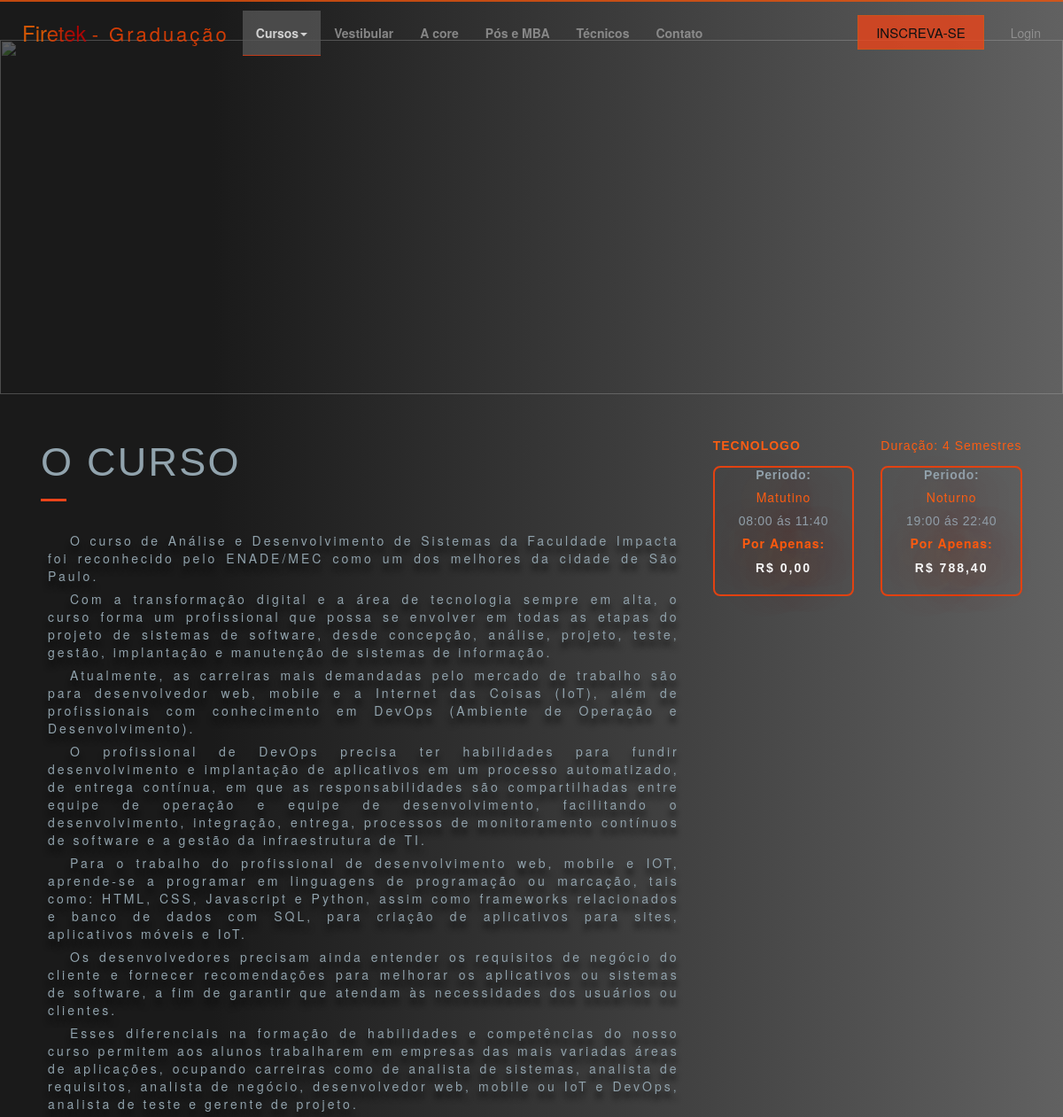
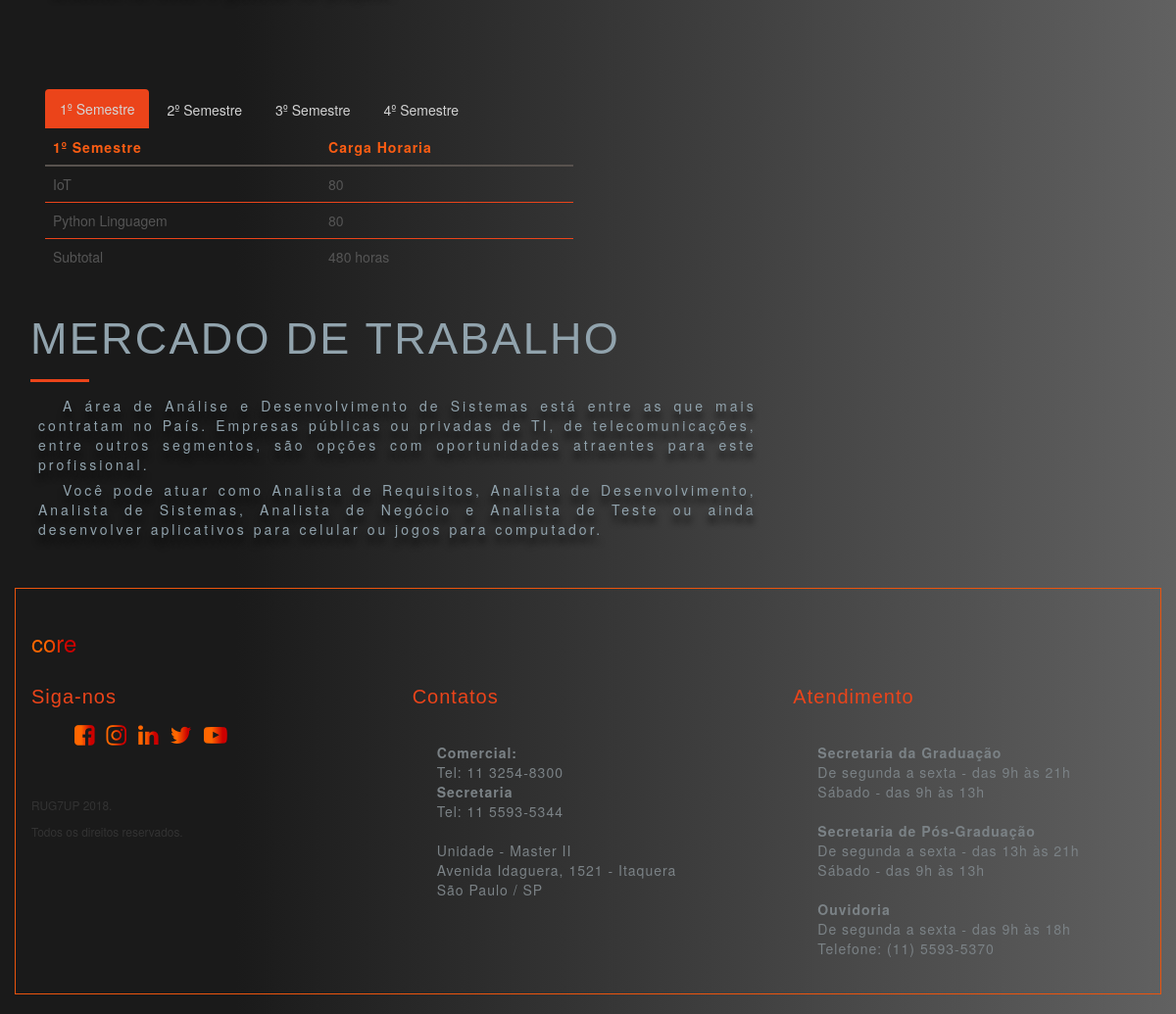
The app's page /curso/1/ with its own data (2 pictures, top to bottom).
### core/models/curso.py (models this page shows)
class Curso(models.Model):
    nome = models.CharField(max_length=255)
    descricao = models.TextField(max_length=2000, default=None)
    destaque = models.CharField(max_length=255, default=None)
    mercado_trabalho = models.TextField(max_length=1000)
    coordenador = models.ForeignKey(Coordenador, on_delete=models.CASCADE, default=None)
    imagem = StdImageField('Imagem', upload_to=get_file_path, variations={'thumbnail': {'width': 1500, 'height': 500, 'crop': True}})
    imagem2 = StdImageField('Imagem dois', upload_to=get_file_path, variations={'thumbnail': {'width': 480, 'height': 480, 'crop': True}})
    class Meta:
        verbose_name = 'Curso'
        verbose_name_plural = 'Cursos'
    def __str__(self):
        return self.nome

### core/models/disciplina_ofertada.py (models this page shows, shortened)
class DisciplinaOfertada(models.Model):
    turma = models.ForeignKey(Turma, on_delete=models.PROTECT)
    disciplina = models.ForeignKey(Disciplina, on_delete=models.PROTECT)
    professor = models.ForeignKey(Professor, on_delete=models.PROTECT)
    coordenador = models.ForeignKey(Coordenador, on_delete=models.PROTECT)
    curso = models.ForeignKey(Curso, on_delete=models.PROTECT)
    dt_inicio = models.DateField()
    dt_fim = models.DateField()
    ano = models.IntegerField()
    semestre = models.IntegerField()
    metodologia = models.TextField(max_length=255)
    recursos = models.TextField(max_length=255)
    criterio_avaliacao = models.TextField(max_length=1000)
    plano_aula = models.TextField(max_length=1000)
    class Meta:
        unique_together = ('curso', 'disciplina', 'turma', 'ano', 'semestre')
        verbose_name_plural = 'Disciplinas Ofertadas'

### core/models/disciplina.py (models this page shows, shortened)
class Disciplina(models.Model):
    ABERTO = 'AB'
    FECHADO = 'FC'
    escolha_status = [(ABERTO, 'Aberto'), (FECHADO, 'Fechado')]
    nome = models.CharField(max_length=255, unique=True)
    data = models.DateField()
    status = models.CharField(max_length=2, choices=escolha_status, default=ABERTO)
    plano_ensino = models.TextField(max_length=5000)
    carga_horaria = models.IntegerField()
    competencias = models.TextField(max_length=1000)
    habilidades = models.TextField(max_length=1000)
    ementa = models.TextField(max_length=5000)
    Conteudo_programatico = models.TextField(max_length=5000)
    bibliografia_basica = models.TextField(max_length=1000)
    bibliografia_complementar = models.TextField(max_length=1000)
    percentual_pratico = models.DecimalField(max_digits=13, decimal_places=2)
    percentual_teorico = models.DecimalField(max_digits=13, decimal_places=2)
    class Meta:
        verbose_name = 'Disciplina'
        verbose_name_plural = 'Disciplinas'

### core/views.py (the view)
# urls.py: path('curso/<int:pk>/', CursoDetailView.as_view(), name='curso'),
class CursoDetailView(DetailView):
    model = Curso
    context_object_name = 'curso_list'
    template_name = 'core/curso.html'
    def get_queryset(self):
        self.nome = get_object_or_404(Curso, pk=self.kwargs['pk'])
        return Curso.objects.filter(nome=self.nome)
    def get_context_data(self, **kwargs):
        context = super(CursoDetailView, self).get_context_data(**kwargs)
        context['cursos'] = Curso.objects.all()
        context['disciplinaofertadaS1'] = DisciplinaOfertada.objects.filter(curso=self.nome.id).filter(semestre=1)
        context['disciplinaofertadaS2'] = DisciplinaOfertada.objects.filter(curso=self.nome.id).filter(semestre=2)
        context['disciplinaofertadaS3'] = DisciplinaOfertada.objects.filter(curso=self.nome.id).filter(semestre=3)
        context['disciplinaofertadaS4'] = DisciplinaOfertada.objects.filter(curso=self.nome.id).filter(semestre=4)
        return context

### core/templates/core/curso.html (shortened to what this page needs)
{% load static%}
<!DOCTYPE html>
<html lang="pt-br">
<head>
    <link rel="stylesheet" href="{% static 'css/bootstrap.min.css'%}">
    <link rel="stylesheet" href="{% static 'css/estilo.css'%}">
    <link rel="stylesheet" href="{% static 'css/meu_estilo.css'%}">
    <link rel="stylesheet" href="{% static 'css/cursos.css'%}">
    <link rel="stylesheet" href="https://cdnjs.cloudflare.com/ajax/libs/font-awesome/4.7.0/css/font-awesome.min.css">
</head>
<body>
    <header class="jumbotron-new">
        <nav class="container-fluid navbar navbar-inverse navbar-fixed-top ">
            <div class="container-fluid">
                <a class=" navbar-brand" href="{% url 'core:index' %}"><span class="fire">Firetek</span> <span class="spc">- Graduação</span></a>
                    <div class="collapse navbar-collapse" id="myNavbar">
                        <ul class="nav navbar-nav">
                            <li class=" active dropdown">
                                <a class="dropdown-toggle" data-toggle="dropdown" href="#"><b>Cursos</b><span
                                        class="caret"></span></a>
                            </li>
                            <li><a href="#"><b>Vestibular</b></a></li>
                            <li><a href="#"><b>A core</b></a></li>
                            <li><a href="#"><b>Pós e MBA</b></a></li>
                            <li><a href="#"><b>Técnicos</b></a></li>
                            <li><a href="#"><b>Contato</b></a></li>
                        </ul>
                        <ul class="nav navbar-nav navbar-right">
                            <li><a href="#"><span class="ins">INSCREVA-SE</span></a></li>
                            <li><a  onclick="document.getElementById('id01').style.display='block'"href="#"><span class="">Login</span></a></li>
                        </ul>
                    </div>
                </div>
        </nav>
        <br>
    </header>
    <section class="margin-top-25">
        <div class="fig _title text-center section_title">
            {% if curso_list.imagem.url %}
            <img class="img-fig"src="{{ curso_list.imagem.thumbnail.url }}" alt="{{ curso.nome }}">
            {% else %}
            <img class="img-fig"src="{{ curso_list.imagem2.thumbnail.url }}" alt="{{ curso.nome }}">
            {% endif %}
            <div class="legenda">
            </div>
        </div>
        <div class="container">
            <div class="col-md-8">
                    <h3 class="_title-c text-left section_title">O Curso</h3>
                    <hr class="hr2">
                    <br>
                <div class="quebra">
                    <p>{{ curso_list.descricao | linebreaks }}</p>
                </div>
            </div>
            <div class="col-md-2">
                <div>
                    <h3 class="_title-22 "><b>TECNOLOGO</b></h3>
                </div>
                <div class="round2">
                    <p class="desc"><b>Periodo:</b></p>
                    <h5 class="_title-2 section_title-shadow">Matutino</h5>
                    <p class="desc"> 08:00 ás 11:40</p>
                    <h5 class="_title-2 section_title-shadow"><b>Por Apenas:</b></h5>
                    <p class="section_title section_title-shadow">R$ 0,00</p>
                </div>
            </div>
            <div class="col-md-2">
                <div>
                    <h3 class="_title-22 ">Duração: 4 Semestres</h3>
                </div>
                <div class="round2">
                    <p class="desc"><b>Periodo:</b></p>
                    <h5 class="_title-2 section_title-shadow">Noturno</h5>
                    <p class="desc"> 19:00 ás 22:40</p>
                    <h5 class="_title-2 section_title-shadow"><b>Por Apenas:</b></h5>
                    <p class="section_title section_title-shadow">R$ 788,40</p>
                </div>
            </div>
    </section>
    <section class="margin-top-50">
        <div class="container">
            <div class="col-md-6">
                <ul class="nav nav-tabs">
                    <li class="active"><a data-toggle="tab" href="#home">1º Semestre</a></li>
                    <li><a data-toggle="tab" href="#menu1">2º Semestre</a></li>
                    <li><a data-toggle="tab" href="#menu2">3º Semestre</a></li>
                    <li><a data-toggle="tab" href="#menu3">4º Semestre</a></li>
                </ul>
                <div class="tab-content">
                    <div id="home" class="tab-pane fade in active">
                        <table class="table">
                            <thead>
                                <tr>
                                    <th class="_title-2">1º Semestre</th>
                                    <th class="_title-2">Carga Horaria</th>
                                </tr>
                            </thead>
                             <tbody>
                                 {% for disciplina in disciplinaofertadaS1 %}
                                <tr>
                                    <td>{{ disciplina.disciplina.nome }}</td>
                                    <td>{{ disciplina.disciplina.carga_horaria }}</td>
                                </tr>
                                {% endfor %}
                            </tbody>
                            <tfoot>
                                <tr>
                                    <td>Subtotal</td>
                                    <td>480 horas</td>
                                </tr>
                            </tfoot>
                        </table>
                    </div>
                </div>
            </div>
            <br>
            <section>
                <div class="row">
                    <div class="col-md-8">
                        <h3 class="_title-c text-left section_title">Mercado de trabalho</h3>
                        <hr class="hr3">
                        <div class="quebra">
                            <p>{{ curso_list.mercado_trabalho | linebreaks }}</p>
                        </div>
                    </div>
                    <div class="col-md-4">
                    </div>
                </div>
            </section>
        </div>
    </section>
    <br>
<footer class="footer2 container">
    <section class="">
    <h2><a class="fire" href="{% url 'core:index' %}">core</a></h2>
        <div class="row">
            <section class="circle col-md-4">
                <h3 class="_title-3 margin-bottom-25">Siga-nos</h3>
                <ul class="inline">
                    <li><a class="" href="" title="FanPage Facebook" target="_blank">
                            <i style="font-size:24px" class="fire fa">&#xf082;</i></i></a></li>
                    <li><a class="icon-bg" href="https://www.instagram.com/facimpacta/" title="Instagram" target="_blank"><i
                                class=" fire fa fa-instagram" style="font-size:24px"></i></a></li>
                    <li><a class="icon-bg" href="https://www.linkedin.com/edu/faculdade-impacta-tecnologia-161006"
                            title="Linkedin" target="_blank"><i class="fire fa fa-linkedin" style="font-size:24px"></i></a></li>
                    <li><a class="icon-bg" href="https://twitter.com/facimpacta" title="Twitter" target="_blank"><i
                                class="fire fa fa-twitter" style="font-size:24px"></i></a></li>
                    <li><a class="icon-bg" href=" title=" Youtube" target="_blank"><i class="fire fa fa-youtube-play"
                                style="font-size:24px"></i></a></li>
                </ul>
                <p class="text-uppercase small">RUG7UP 2018.</p>
                <p class="small">Todos os direitos reservados.</p>
            </section>
            <section class="circle col-md-4">
                <h3 class="_title-3  margin-bottom-25">Contatos</h3>
                <ul class="quebra2">
                    <li><b>Comercial:</b></li>
                    <li>Tel: 11 3254-8300</li>
                    <li><b>Secretaria</b></li>
                    <li>Tel: 11 5593-5344</li><br>
                    <li>Unidade - Master II </li>
                    <li>Avenida Idaguera, 1521 - Itaquera</li>
                    <li>São Paulo / SP</li>
                </ul>
            </section>
            <section class="circle col-md-4">
                <h3 class="_title-3 margin-bottom-25">Atendimento</h3>
                <ul class="quebra2">
                    <li><b>Secretaria da Graduação</b></li>
                    <li>De segunda a sexta - das 9h às 21h</li>
                    <li>Sábado - das 9h às 13h</li><br>
                    <li><b>Secretaria de Pós-Graduação</b></li>
                    <li>De segunda a sexta - das 13h às 21h</li>
                    <li>Sábado - das 9h às 13h</li><br>
                    <li><b>Ouvidoria</b></li>
                    <li>De segunda a sexta - das 9h às 18h</li>
                    <li>Telefone: (11) 5593-5370</li>
                </ul>
            </section>
        </div>
    </section>
</footer><br>
</body>
</html>

### core/static/css/estilo.css (style rules this page uses)
body { background: #000; }
footer { border-top: solid 2px rgb(236, 84, 13); box-shadow: #f2f2f2; float:center; }
.navbar-inverse { background-color:#000; border-top: solid 2px rgb(236, 84, 13); box-shadow: hsl(0, 0%, 95%); float:center; border-bottom:none; padding:13px; }
.navbar-inverse .navbar-brand { color: #9d9d9d; }
.navbar-inverse .navbar-nav>li>a { color: #ffffff; }
.navbar-inverse .navbar-nav>.active>a, .navbar-inverse .navbar-nav>.active>a:hover, .navbar-inverse .navbar-nav>.active>a:focus { color: #fff; background-color: #080808; }
.navbar-inverse .navbar-collapse, .navbar-inverse .navbar-form { border-color: #101010; }
.margin-top-50 { margin:50px 0px 0px; }
.margin-top-25 { margin: 25px 0px 0px; }
.fire { background: -webkit-linear-gradient(left, #ff6600 33%, #cc0000 80%); background:linear-gradient(to right, #ff6600 33%, #cc0000 80%); -webkit-background-clip: text; -webkit-text-fill-color: transparent; font-size:24px; }
hr { height: 1px; border-width: 0; background: transparent url(../../img/bolauni.gif) center; }
.ins { border: 1px solid rgb(236, 84, 13); padding: 8px 20px; background-color: rgb(235, 68, 26); background-origin: padding-box; font-size: 15px; color: #000; }
.circle ul { list-style-type:none; counter-increment: none; display: inline; }
.inline li { display: inline; padding: 5px 4px; }
.section_title { text-transform: uppercase; color: #f7f7f7; letter-spacing: 2px; font-weight: 700; margin-bottom: 20px; font-family: Montserrat, sans-serif; }
.section_title-shadow { text-shadow: 6px 2px 61px #ff5c11; }
._title { color: #333; letter-spacing: 1px; font-weight: 350; margin-bottom: 15px; font-family: Montserrat, sans-serif; }
._title-3 { color: rgb(248, 246, 246); letter-spacing: 1px; font-weight: 350; margin-bottom: 15px; font-family: Montserrat, sans-serif; }
._title-c { color:#ff5c11; letter-spacing: 1px; font-weight: 350; margin-bottom: 15px; font-family: Montserrat,sans-serif; }
.text-center { text-align: center; }
._title-2 { color: rgb(252, 93, 19); letter-spacing: 1px; font-weight: 100px; margin-bottom: 10px; }
.quebra, .quebra>p { text-indent: 25px; text-align: justify; letter-spacing: 3px; margin:2px 2px; padding: 2px ; }
li, ul, ul>li,li>ul>li>a,li>ul>a,ul>li>a { counter-increment: none; }
.nav-tabs { border-bottom: 1px solid #ddd; }
.nav-tabs>li { float: left; margin-bottom: -1px; }
.nav-tabs>li>a { margin-right: 2px; line-height: 1.42857143; border: 1px solid transparent; border-radius: 4px 4px 0 0; }
.nav-tabs>li.active>a, .nav-tabs>li.active>a:hover, .nav-tabs>li.active>a:focus { color: #555; cursor: default; background-color: #fff; border: 1px solid #ddd; border-bottom-color: transparent; }
._title-3 { color: rgb(235, 68, 26); letter-spacing: 0.05em; font-weight: 350; font: 20px arial; }
.container { padding: 16px; }

### core/static/css/meu_estilo.css (style rules this page uses)
._title-22 { color: rgb(252, 93, 19); letter-spacing: 1px; font-weight: 350; font-size:14px; margin-bottom: 15px; font-family: Montserrat, sans-serif; }
.round2 { border: 2px solid rgb(226, 66, 17); border-radius: 8px; text-align: center; padding: 0px; }

### records on screen
Curso: descricao "O curso de Análise e Desenvolvimento de Sistemas da Faculdade Impacta foi reconhecido pelo ENADE/MEC como um dos melhores da cidade de São Paulo. Com a transformação digital e a área de tecnologia sempre em alta, o curso forma um profissional que possa se envolver em todas as etapas do projeto de sistemas de software, desde concepção, análise, projeto, teste, gestão, implantação e manutenção de sistemas de informação. Atualmente, as carreiras mais demandadas pelo mercado de trabalho são para desenvolvedor web, mobile e a Internet das Coisas (IoT), além de profissionais com conhecimento em DevOps (Ambiente de Operação e Desenvolvimento). O profissional de DevOps precisa ter habilidades para…", mercado_trabalho "A área de Análise e Desenvolvimento de Sistemas está entre as que mais contratam no País. Empresas públicas ou privadas de TI, de telecomunicações, entre outros segmentos, são opções com oportunidades atraentes para este profissional. Você pode atuar como Analista de Requisitos, Analista de Desenvolvimento, Analista de Sistemas, Analista de Negócio e Analista de Teste ou ainda desenvolver aplicativos para celular ou jogos para computador."
DisciplinaOfertada: disciplina.nome "IoT", disciplina.carga_horaria "80"
DisciplinaOfertada: disciplina.nome "Python Linguagem", disciplina.carga_horaria "80"
